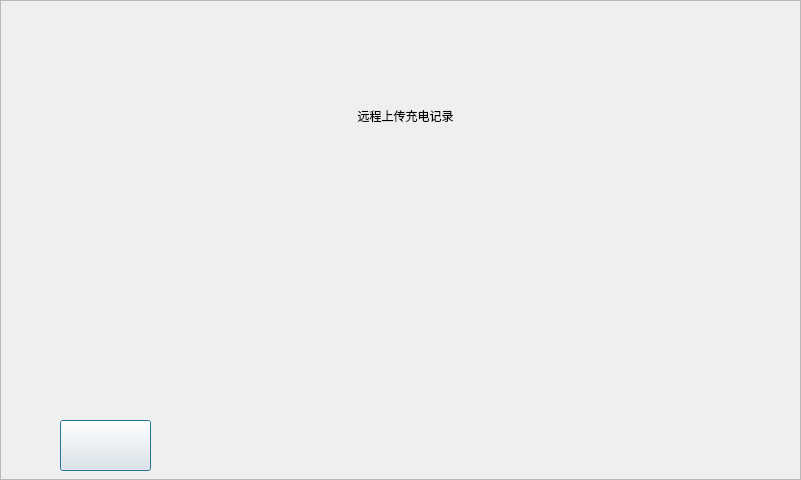
<?xml version="1.0" encoding="UTF-8"?>
<ui version="4.0">
 <class>dialog_remote_unload_recode</class>
 <widget class="QDialog" name="dialog_remote_unload_recode">
  <property name="geometry">
   <rect>
    <x>0</x>
    <y>0</y>
    <width>801</width>
    <height>480</height>
   </rect>
  </property>
  <property name="windowTitle">
   <string>Dialog</string>
  </property>
  <widget class="QFrame" name="frame">
   <property name="geometry">
    <rect>
     <x>0</x>
     <y>0</y>
     <width>801</width>
     <height>480</height>
    </rect>
   </property>
   <property name="styleSheet">
    <string notr="true">background-image: url(:/new/prefix/pic_resource/interface/interface_05.png);</string>
   </property>
   <property name="frameShape">
    <enum>QFrame::StyledPanel</enum>
   </property>
   <property name="frameShadow">
    <enum>QFrame::Raised</enum>
   </property>
   <widget class="QPushButton" name="ptn_return">
    <property name="geometry">
     <rect>
      <x>60</x>
      <y>420</y>
      <width>91</width>
      <height>51</height>
     </rect>
    </property>
    <property name="styleSheet">
     <string notr="true">border-image: url(:/new/prefix/pic_resource/otherwidget/return.png);
</string>
    </property>
    <property name="text">
     <string/>
    </property>
   </widget>
   <widget class="QLabel" name="label">
    <property name="geometry">
     <rect>
      <x>280</x>
      <y>100</y>
      <width>251</width>
      <height>31</height>
     </rect>
    </property>
    <property name="styleSheet">
     <string notr="true">background-image: url(:/new/prefix/pic_resource/otherwidget/button_03.png);</string>
    </property>
    <property name="text">
     <string>远程上传充电记录</string>
    </property>
    <property name="alignment">
     <set>Qt::AlignCenter</set>
    </property>
   </widget>
   <widget class="QFrame" name="frame_time">
    <property name="geometry">
     <rect>
      <x>470</x>
      <y>30</y>
      <width>311</width>
      <height>30</height>
     </rect>
    </property>
    <property name="styleSheet">
     <string notr="true">background-image: url(:/charway/pic_resource/chargeway/bluebkgd.png);</string>
    </property>
    <property name="frameShape">
     <enum>QFrame::NoFrame</enum>
    </property>
    <property name="frameShadow">
     <enum>QFrame::Raised</enum>
    </property>
    <widget class="QLabel" name="label_net">
     <property name="geometry">
      <rect>
       <x>10</x>
       <y>0</y>
       <width>25</width>
       <height>25</height>
      </rect>
     </property>
     <property name="styleSheet">
      <string notr="true">background-image: url(:/new/prefix/pic_resource/otherwidget/netstat_good.png);</string>
     </property>
     <property name="text">
      <string/>
     </property>
    </widget>
    <widget class="QLabel" name="label_sysdate">
     <property name="geometry">
      <rect>
       <x>50</x>
       <y>5</y>
       <width>131</width>
       <height>22</height>
      </rect>
     </property>
     <property name="palette">
      <palette>
       <active>
        <colorrole role="WindowText">
         <brush brushstyle="SolidPattern">
          <color alpha="255">
           <red>255</red>
           <green>255</green>
           <blue>255</blue>
          </color>
         </brush>
        </colorrole>
        <colorrole role="Text">
         <brush brushstyle="SolidPattern">
          <color alpha="255">
           <red>255</red>
           <green>255</green>
           <blue>255</blue>
          </color>
         </brush>
        </colorrole>
       </active>
       <inactive>
        <colorrole role="WindowText">
         <brush brushstyle="SolidPattern">
          <color alpha="255">
           <red>255</red>
           <green>255</green>
           <blue>255</blue>
          </color>
         </brush>
        </colorrole>
        <colorrole role="Text">
         <brush brushstyle="SolidPattern">
          <color alpha="255">
           <red>255</red>
           <green>255</green>
           <blue>255</blue>
          </color>
         </brush>
        </colorrole>
       </inactive>
       <disabled>
        <colorrole role="WindowText">
         <brush brushstyle="SolidPattern">
          <color alpha="255">
           <red>106</red>
           <green>104</green>
           <blue>100</blue>
          </color>
         </brush>
        </colorrole>
        <colorrole role="Text">
         <brush brushstyle="SolidPattern">
          <color alpha="255">
           <red>106</red>
           <green>104</green>
           <blue>100</blue>
          </color>
         </brush>
        </colorrole>
       </disabled>
      </palette>
     </property>
     <property name="font">
      <font>
       <pointsize>22</pointsize>
       <weight>50</weight>
       <bold>false</bold>
      </font>
     </property>
     <property name="styleSheet">
      <string notr="true">background-image: url(:/background/qrc/background/mainlab_phonenum.png);</string>
     </property>
     <property name="text">
      <string/>
     </property>
    </widget>
    <widget class="QLabel" name="label_systime">
     <property name="geometry">
      <rect>
       <x>190</x>
       <y>5</y>
       <width>110</width>
       <height>22</height>
      </rect>
     </property>
     <property name="palette">
      <palette>
       <active>
        <colorrole role="WindowText">
         <brush brushstyle="SolidPattern">
          <color alpha="255">
           <red>255</red>
           <green>255</green>
           <blue>255</blue>
          </color>
         </brush>
        </colorrole>
        <colorrole role="Text">
         <brush brushstyle="SolidPattern">
          <color alpha="255">
           <red>255</red>
           <green>255</green>
           <blue>255</blue>
          </color>
         </brush>
        </colorrole>
       </active>
       <inactive>
        <colorrole role="WindowText">
         <brush brushstyle="SolidPattern">
          <color alpha="255">
           <red>255</red>
           <green>255</green>
           <blue>255</blue>
          </color>
         </brush>
        </colorrole>
        <colorrole role="Text">
         <brush brushstyle="SolidPattern">
          <color alpha="255">
           <red>255</red>
           <green>255</green>
           <blue>255</blue>
          </color>
         </brush>
        </colorrole>
       </inactive>
       <disabled>
        <colorrole role="WindowText">
         <brush brushstyle="SolidPattern">
          <color alpha="255">
           <red>106</red>
           <green>104</green>
           <blue>100</blue>
          </color>
         </brush>
        </colorrole>
        <colorrole role="Text">
         <brush brushstyle="SolidPattern">
          <color alpha="255">
           <red>106</red>
           <green>104</green>
           <blue>100</blue>
          </color>
         </brush>
        </colorrole>
       </disabled>
      </palette>
     </property>
     <property name="font">
      <font>
       <pointsize>22</pointsize>
       <weight>50</weight>
       <bold>false</bold>
      </font>
     </property>
     <property name="styleSheet">
      <string notr="true">background-image: url(:/background/qrc/background/mainlab_phonenum.png);</string>
     </property>
     <property name="text">
      <string/>
     </property>
    </widget>
   </widget>
  </widget>
 </widget>
 <resources/>
 <connections/>
</ui>
